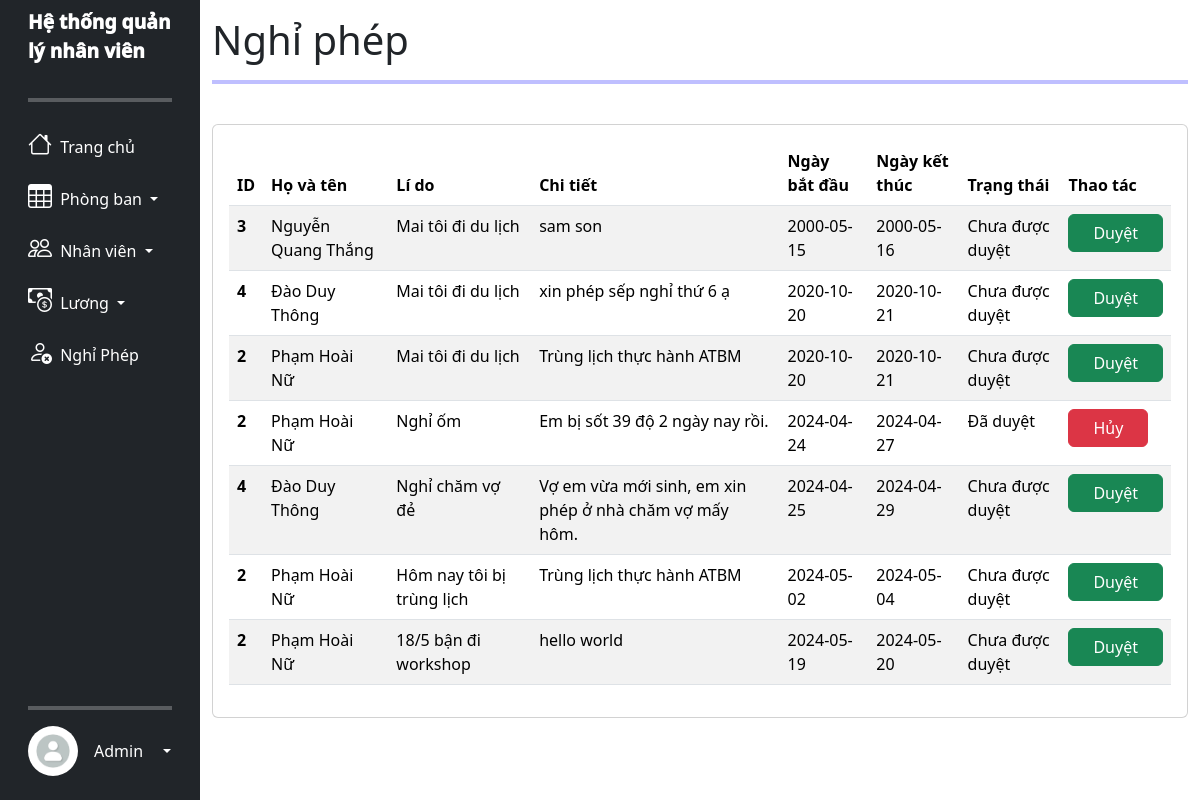
Page /leave.php (signed in) on the committed database.
### tables this page shows
CREATE TABLE `nghi_phep` (
  `id` int(255) NOT NULL,
  `id_nhanvien` int(255) NOT NULL,
  `ly_do` varchar(255) NOT NULL,
  `chi_tiet` text NOT NULL,
  `ngay_bat_dau` date NOT NULL,
  `ngay_ket_thuc` date NOT NULL,
  `ngay_tao_don` timestamp NOT NULL DEFAULT current_timestamp() ON UPDATE current_timestamp(),
  `trang_thai` int(255) NOT NULL
);

CREATE TABLE `nhan_vien_tbl` (
  `id_nv` int(255) NOT NULL,
  `ten` varchar(255) NOT NULL,
  `ngay_sinh` varchar(255) NOT NULL,
  `gioi_tinh` varchar(255) NOT NULL,
  `so_dien_thoai` varchar(255) NOT NULL,
  `email` varchar(255) NOT NULL,
  `dia_chi` varchar(255) NOT NULL,
  `id_chuc_vu` int(11) NOT NULL,
  `ngay_vao_lam` date NOT NULL,
  `ngay_them` timestamp NOT NULL DEFAULT current_timestamp() ON UPDATE current_timestamp(),
  `anh` varchar(255) NOT NULL DEFAULT 'default_avata.png',
  `ngay_cap_nhat` date NOT NULL
);

### leave.php (the view, shortened to what this page needs)
<?php
if (isset($_SESSION['username']) && isset($_SESSION['user_type']) && $_SESSION['logged_in']) {
    ?>
    <!DOCTYPE html>
    <html lang="en">
    <head>
        <link href="https://cdn.jsdelivr.net/npm/bootstrap@5.3.3/dist/css/bootstrap.min.css" rel="stylesheet">
        <link rel="stylesheet" href="https://cdn.jsdelivr.net/npm/bootstrap-icons@1.11.3/font/bootstrap-icons.min.css">
        <link rel="stylesheet" href="main.css">
    </head>
    <body>
        <div class="side_bar">
            <div class="container-fluid">
                <div class="row flex-nowrap">
                    <?php echo file_get_contents("baseUI.html"); ?>
                    <div class="col py-3">
                        <h1> Nghỉ phép </h1>
                        <hr style="border: 2px solid blue">
                        <br>
                        <div class="card">
                            <div class="card-body">
                                <table id="leave_table" class="table table-striped table-hover">
                                    <thead style="position: sticky; top: 0; ">
                                        <tr>
                                            <th scope="col">ID</th>
                                            <th scope="col">Họ và tên </th>
                                            <th scope="col">Lí do</th>
                                            <th scope="col">Chi tiết</th>
                                            <th scope="col">Ngày bắt đầu</th>
                                            <th scope="col">Ngày kết thúc</th>
                                            <th scope="col">Trạng thái</th>
                                            <th scope="col">Thao tác</th>
                                        </tr>
                                    </thead>
                                    <tbody>
                                        <?php
                                        require_once ('connect_db.php');
                                        $query1 = "SELECT * from nghi_phep inner join nhan_vien_tbl on nghi_phep.id_nhanvien=nhan_vien_tbl.id_nv order by ngay_bat_dau";
                                        $staff_result = $con->query($query1);
                                        while ($row = $staff_result->fetch_assoc()) {
                                            ?>
                                            <tr>
                                                <th scope="row"><?php echo $row['id_nhanvien']; ?></th>
                                                <td><?php echo $row['ten']; ?></td>
                                                <td><?php echo $row['ly_do']; ?></td>
                                                <td><?php echo $row['chi_tiet']; ?></td>
                                                <td><?php echo $row['ngay_bat_dau']; ?></td>
                                                <td><?php echo $row['ngay_ket_thuc']; ?></td>
                                                <td class="leave_status">
                                                    <?php
                                                    if ($row['trang_thai'] == 0) {
                                                        echo "Chưa được duyệt";
                                                    } elseif ($row['trang_thai'] == 1) {
                                                        echo "Đã duyệt";
                                                    } else {
                                                        echo "Trạng thái không xác định";
                                                    }
                                                    ?>
                                                </td>
                                                <td>
                                                    <?php
                                                    if ($row['trang_thai'] == 0) {
                                                        ?>
                                                        <button class="btn btn-success px-4 confirm_leave"
                                                            data-id="<?php echo $row['id']; ?>">Duyệt</button>
                                                        <?php
                                                    } elseif ($row['trang_thai'] == 1) {
                                                        ?>
                                                        <button class="btn btn-danger px-4 reject_leave"
                                                            data-id="<?php echo $row['id']; ?>">Hủy</button>
                                                        <?php
                                                    }
                                                    ?>
                                                </td>
                                            </tr>
                                            <?php
                                        }
                                        ?>
                                    </tbody>
                                </table>
                            </div>
                        </div>
                    </div>
                </div>
            </div>
        </div>
    </body>
    </html>
    <?php
} else {
    header("Location: error.html");
    exit();
}
?>

### main.css (style rules this page uses)
:root { font-family: 'Poppins', sans-serif; font-family: 'Kaisei Tokumin', serif; }
.title { font-size: larger !important; font-weight: 1000 !important; }
.main-side-item, .side-item { min-width: 100%; }

### rows in the picture
nghi_phep: id_nhanvien "3", nhan_vien_tbl.ten "Nguyễn Quang Thắng", ly_do "Mai tôi đi du lịch", chi_tiet "sam son", ngay_bat_dau "2000-05-15", ngay_ket_thuc "2000-05-16", trang_thai "Chưa được duyệt"
nghi_phep: id_nhanvien "4", nhan_vien_tbl.ten "Đào Duy Thông", ly_do "Mai tôi đi du lịch", chi_tiet "xin phép sếp nghỉ thứ 6 ạ", ngay_bat_dau "2020-10-20", ngay_ket_thuc "2020-10-21", trang_thai "Chưa được duyệt"
nghi_phep: id_nhanvien "2", nhan_vien_tbl.ten "Phạm Hoài Nữ", ly_do "Mai tôi đi du lịch", chi_tiet "Trùng lịch thực hành ATBM", ngay_bat_dau "2020-10-20", ngay_ket_thuc "2020-10-21", trang_thai "Chưa được duyệt"
nghi_phep: id_nhanvien "2", nhan_vien_tbl.ten "Phạm Hoài Nữ", ly_do "Nghỉ ốm", chi_tiet "Em bị sốt 39 độ 2 ngày nay rồi.", ngay_bat_dau "2024-04-24", ngay_ket_thuc "2024-04-27", trang_thai "Đã duyệt"
nghi_phep: id_nhanvien "4", nhan_vien_tbl.ten "Đào Duy Thông", ly_do "Nghỉ chăm vợ đẻ", chi_tiet "Vợ em vừa mới sinh, em xin phép ở nhà chăm vợ mấy hôm.", ngay_bat_dau "2024-04-25", ngay_ket_thuc "2024-04-29", trang_thai "Chưa được duyệt"
nghi_phep: id_nhanvien "2", nhan_vien_tbl.ten "Phạm Hoài Nữ", ly_do "Hôm nay tôi bị trùng lịch", chi_tiet "Trùng lịch thực hành ATBM", ngay_bat_dau "2024-05-02", ngay_ket_thuc "2024-05-04", trang_thai "Chưa được duyệt"
nghi_phep: id_nhanvien "2", nhan_vien_tbl.ten "Phạm Hoài Nữ", ly_do "18/5 bận đi workshop", chi_tiet "hello world", ngay_bat_dau "2024-05-19", ngay_ket_thuc "2024-05-20", trang_thai "Chưa được duyệt"

### other values in the picture
file_get_contents("baseUI.html") "Hệ thống quản lý nhân viên Trang chủ Phòng ban Nhân viên Lương Nghỉ Phép Admin"
